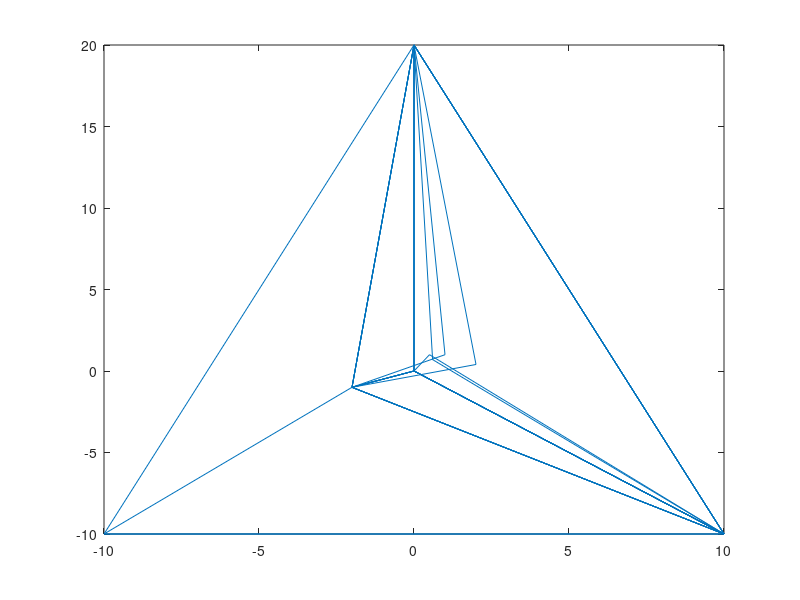

MATLAB code for this plot: (Note: this script raises an error after producing the figure.)
% Script that plot the Delaunay triangulation stocked in the files
% 'Triangles.csv' and 'Points.csv' : 
%       - 'Triangles.csv'   = matrix of size n*3. Each row correspond to a
%       triangle; and each colomn is the indice of the point in the file
%       'Points.csv'
%       - 'Points.csv'      = matrix of size m*2. Each row correspond to a
%       point; the first and the second column are the X and Y coordinate 
%       of the point.
%
close all;
Triangles   = load('Triangles.csv');
[x,y]      = textread('datas.txt','%f,%f','headerlines',1);
Triangles = Triangles +1
figure()
triplot(Triangles,x,y);

%[a b] = size(Triangles);
%[c d] = size(Points);
% figure();
% for i=1:a %on parcours les triangles
%     A=[Points(Triangles(i,1),1) Points(Triangles(i,2),1) Points(Triangles(i,3),1) Points(Triangles(i,1),1)]; 
%     B=[Points(Triangles(i,1),2) Points(Triangles(i,2),2) Points(Triangles(i,3),2) Points(Triangles(i,1),2)]; 
%     plot(A,B,'b'); hold on;
% end
% 
% figure()
% for i=1:c
%    plot(Points(i,1),Points(i,2),'r.') ;
% end



%%
[x,y] = textread('datas.txt','%f,%f','headerlines',1);
tri = DelaunayTri(x,y);
figure()
triplot(tri,x,y);

